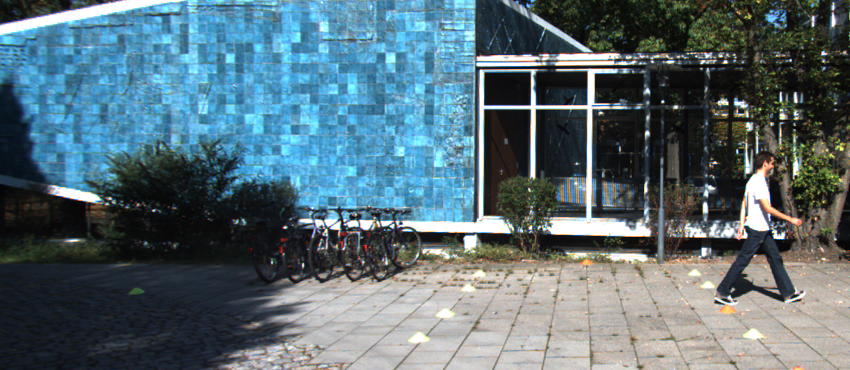
#> input picture scripts_aula/Aula_Homografia_Morfologia_40_Independentes/dados/visao_01.png, 850 x 370 px
$ python 16_limiar_ransac.py
#> lines starting #> are read from the running program, lines starting #| are printed output that depends on the picture; after the words box and inside, x2 and y2 are one past the last pixel; in counts of white or black regions, pixels touching at a corner belong together
"""
EXEMPLO 16/40 — COMPARAR LIMIARES DE RANSAC

O QUE ESTE CODIGO FAZ: Este programa foi elaborado para estudar o compromisso entre tolerância e precisão do consenso. Cada exercicio
e independente e pode ser executado diretamente, sem apoio.py ou importacao
de outros exemplos. As imagens de entrada ficam na pasta dados.

COMO FUNCIONA: A demonstracao usa findHomography com 1.5, 3.0 e 6.0 pixels. O programa apresenta os parametros,
imprime medidas quantitativas quando sao relevantes e salva resultados na
pasta saidas/16_limiar_ransac/, criada automaticamente.

POR QUE E IMPORTANTE: o limiar de reprojeção altera a máscara de inliers. Na visao veicular, a correspondencia de pontos
auxilia o alinhamento de imagens, enquanto o BEV e a morfologia fornecem
representacoes uteis para encontrar marcacoes de pista.

APLICACAO E CUIDADOS: Este material utiliza duas janelas sobrepostas de uma
mesma fotografia, simulando vistas de cameras. Nao e uma calibracao real
de surround view 360 graus. Para multiplas cameras fisicas sao necessarias
calibracao intrinseca/extrinseca, compensacao de distorcao e tratamento da
paralaxe. A segmentacao BEV trabalha inicialmente com cena controlada.

EXPERIMENTE NA AULA: Observe os inliers e o erro de cada ajuste.

PASSO A PASSO DA EXECUCAO: 1. Gere correspondencias ORB filtradas pela razao de Lowe. 2. Monte pares de coordenadas src (vista 02) e dst (vista 01) na mesma ordem. 3. Estime H com findHomography e RANSAC, verificando a mascara de inliers. 4. Projete pontos pela matriz H e calcule distancias em pixels, apenas para inliers. 5. Compare parametros e inspecione a geometria com warpPerspective quando aplicavel.

COMO EXECUTAR: python exemplos/16_limiar_ransac.py
DEPENDENCIAS: opencv-python, numpy; nenhuma dependencia de outro .py.
"""

from pathlib import Path
import cv2
import numpy as np

RAIZ = Path(__file__).resolve().parent.parent
DADOS = RAIZ / "dados"
SAIDA = RAIZ / "saidas" / Path(__file__).stem
SAIDA.mkdir(parents=True, exist_ok=True)

def ler(nome):
    caminho = DADOS / nome
    imagem = cv2.imread(str(caminho))
    if imagem is None:
        raise FileNotFoundError(f"Imagem ausente: {caminho}")
    return imagem

def painel(pares, destino="resultado.png", largura=560, altura=310):
    """Cada tupla contem (legenda, imagem); salva um grid com ate 3 colunas."""
    quadros = []
    for legenda, imagem in pares:
        if len(imagem.shape) == 2:
            imagem = cv2.cvtColor(imagem, cv2.COLOR_GRAY2BGR)
        img = cv2.resize(imagem, (largura, altura), interpolation=cv2.INTER_AREA)
        cv2.rectangle(img, (0, 0), (largura, 43), (22, 31, 46), -1)
        cv2.putText(img, legenda[:43], (12, 29), cv2.FONT_HERSHEY_SIMPLEX,
                    0.66, (255, 255, 255), 2, cv2.LINE_AA)
        quadros.append(img)
    ncol = min(3, len(quadros))
    while len(quadros) % ncol:
        quadros.append(np.full_like(quadros[0], (235, 235, 235)))
    linhas = [np.hstack(quadros[i:i+ncol]) for i in range(0, len(quadros), ncol)]
    resultado = np.vstack(linhas)
    cv2.imwrite(str(SAIDA / destino), resultado)
    print("Imagem salva:", SAIDA / destino)
    return resultado


def orb_pares(nfeatures=2500):
    a, b = ler("visao_01.png"), ler("visao_02.png")
    orb = cv2.ORB_create(nfeatures=nfeatures, fastThreshold=12)
    k1, d1 = orb.detectAndCompute(cv2.cvtColor(a, cv2.COLOR_BGR2GRAY), None)
    k2, d2 = orb.detectAndCompute(cv2.cvtColor(b, cv2.COLOR_BGR2GRAY), None)
    if d1 is None or d2 is None:
        raise RuntimeError("Nao foram detectados descritores ORB. Use cenas com textura.")
    return a, b, k1, d1, k2, d2

def matches_lowe(d1, d2, ratio=0.80):
    bf = cv2.BFMatcher(cv2.NORM_HAMMING)
    pares = bf.knnMatch(d2, d1, k=2)  # referencia: imagem 02 --> 01
    bons = [m for par in pares if len(par) == 2
            for m, n in [par] if m.distance < ratio * n.distance]
    return bons

def estimar_homografia(ratio=0.80, limiar=3.0):
    a, b, k1, d1, k2, d2 = orb_pares()
#> in ler, imagem is the input picture: shape (370, 850, 3); mean B, G, R 118.2, 109.7, 89.2
#> call 2 of ler, with nome = 'visao_02.png'
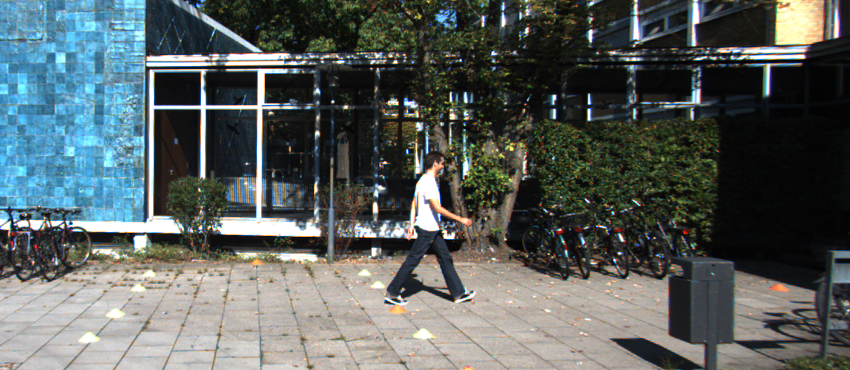
#> input picture scripts_aula/Aula_Homografia_Morfologia_40_Independentes/dados/visao_02.png, 850 x 370 px
#> in ler, imagem is the input picture: shape (370, 850, 3); mean B, G, R 95.3, 96.5, 89.3
#> in orb_pares, `k1, d1 = orb.detectAndCompute(cv2.cvtColor(a, cv2.COLOR_BGR2GRAY), None)`: k1 = 2500 keypoints; strongest (x, y, size): (531, 106, 64.3), (481, 71, 44.6), (533, 71, 44.6), (480, 71, 53.6)
#> in orb_pares, `k2, d2 = orb.detectAndCompute(cv2.cvtColor(b, cv2.COLOR_BGR2GRAY), None)`: k2 = 2500 keypoints; strongest (x, y, size): (150, 71, 44.6), (259, 71, 64.3), (203, 71, 44.6), (204, 70, 37.2)
    bons = matches_lowe(d1, d2, ratio)
#> in matches_lowe, `pares = bf.knnMatch(d2, d1, k=2)`: pares = 2500 matches
#> in matches_lowe, `bons = [m for par in pares if len(par) == 2 for m, n in [par] if m.dis..`: bons = 1684 matches
#> bons = 1684 matches
    if len(bons) < 4:
        raise RuntimeError(f"Somente {len(bons)} matches. Precisa de pelo menos 4.")
    src = np.float32([k2[m.queryIdx].pt for m in bons]).reshape(-1, 1, 2)
#> src = 1684 rows, first 8: [117, 258], [421, 129], [419, 129], [385, 162], [289, 54], [435, 162], [452, 151], [246, 163]
    dst = np.float32([k1[m.trainIdx].pt for m in bons]).reshape(-1, 1, 2)
#> dst = 1684 rows, first 8: [447, 258], [751, 129], [749, 129], [715, 162], [619, 54], [765, 162], [782, 151], [576, 163]
    H, mascara = cv2.findHomography(src, dst, cv2.RANSAC, limiar)
#> H = [[1, 0.000307, 329.8], [0.000466, 1, -0.156], [2.67e-06, 3.01e-07, 1]]; mascara = 1684 values, max 1 at index 0, min 0 at index 228, mean 0.913
    if H is None or mascara is None:
        raise RuntimeError("Homografia nao encontrada; verifique sobreposicao e matches.")
    inliers = mascara.ravel().astype(bool)
    projetados = cv2.perspectiveTransform(src, H)
#> projetados = 1684 rows, first 8: [447, 258], [751, 129], [749, 129], [715, 162], [619, 53.99], [765, 162], [781.9, 151], [576, 163]
    erros = np.linalg.norm((projetados - dst).reshape(-1, 2), axis=1)
#> erros = 1684 values, max 1002.8 at index 561, min 0.00088 at index 148, mean 5.39
    erro_medio = float(np.mean(erros[inliers])) if inliers.any() else float("nan")
#> erro_medio = 0.243
    return a, b, H, inliers, erro_medio, bons, k1, k2, erros, src, dst

saida=[]
for limiar in (1.5,3.0,6.0):
 a,b,H,inliers,erro,bons,k1,k2,erros,src,dst=estimar_homografia(limiar=limiar)
#> erro = 0.243; bons = 1684 matches
 print("RANSAC",limiar,"px - inliers",int(inliers.sum()),"erro medio",round(erro,3))
#| RANSAC 1.5 px - inliers 1537 erro medio 0.243
 v=cv2.drawMatches(b,k2,a,k1,bons,None,matchesMask=[int(x) for x in inliers],flags=cv2.DrawMatchesFlags_NOT_DRAW_SINGLE_POINTS)
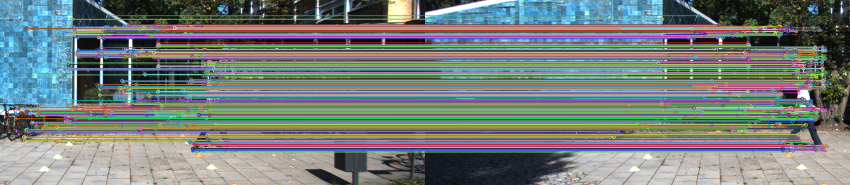
#> v: shape (370, 1700, 3) (shown at 1/2 size); mean B, G, R 123, 125.5, 118
 saida.append((f"Limiar {limiar} px",v))
painel(saida)
#> the loop in painel, `for legenda, imagem in pares:` made 3 passes
#> legenda on passes 1 to 3: 'Limiar 1.5 px', 'Limiar 3.0 px', 'Limiar 6.0 px'
#> pass 1, in painel, `img = cv2.resize(imagem, (largura, altura), interpolation=cv2.INTER_AR..`:
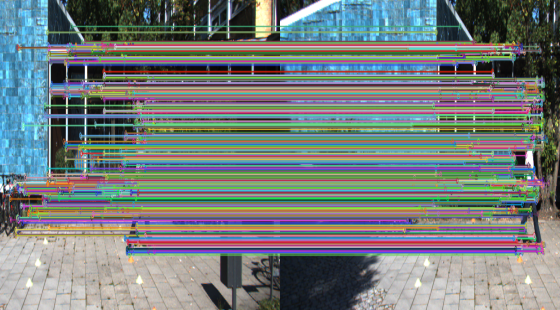
#> img: shape (310, 560, 3); mean B, G, R 123, 125.5, 118
#> pass 2, in painel, `img = cv2.resize(imagem, (largura, altura), interpolation=cv2.INTER_AR..`:
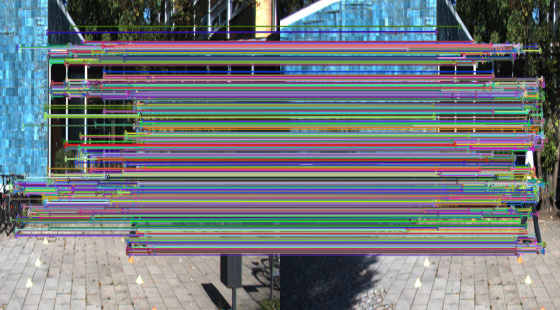
#> img: shape (310, 560, 3); mean B, G, R 124.5, 119.4, 114.1
#> pass 3, in painel, `img = cv2.resize(imagem, (largura, altura), interpolation=cv2.INTER_AR..`:
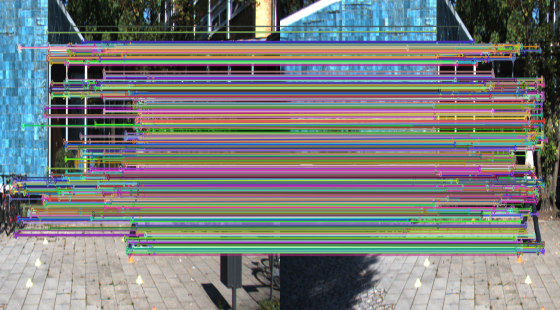
#> img: shape (310, 560, 3); mean B, G, R 123.8, 124.2, 120.9
#> after the loop in painel, `for legenda, imagem in pares:`:
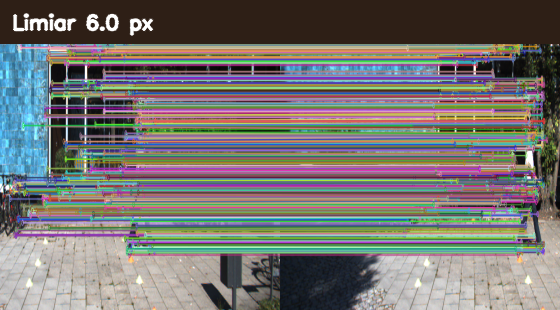
#> img: shape (310, 560, 3); 14.19% of pixels changed, all inside (x1, y1, x2, y2) = (0, 0, 560, 44)
#> after the loop in painel, `for legenda, imagem in pares:`: quadros = 3 items
#> in painel, `ncol = min(3, len(quadros))`: ncol = 3
#> in painel, `linhas = [np.hstack(quadros[i:i+ncol]) for i in range(0, len(quadros),..`: linhas = 1 item
#> in painel, `resultado = np.vstack(linhas)`:
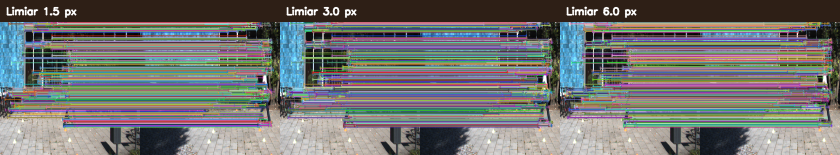
#> resultado: shape (310, 1680, 3) (shown at 1/2 size); mean of channels 0, 1, 2 113.4, 114.9, 115; drawn as B, G, R
